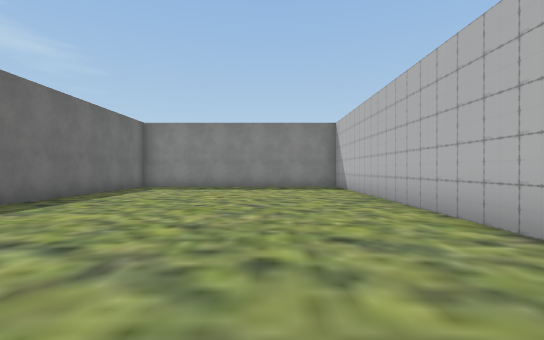
View 1 (above)

24 first-person views from a walk through a 3-D level made in the Unity game engine. The camera is 1.3 m above the floor, looks level and sees 85° across. The floor is counted in squares, 2 m on a side. Each view is taken from the middle of a square. On the plan, view 1 faces up. The plan holds only what a view shows up to about 9 squares ahead; the rest is blank. The place goes on beyond the plan. Some surface patterns are stand-ins.

View 2
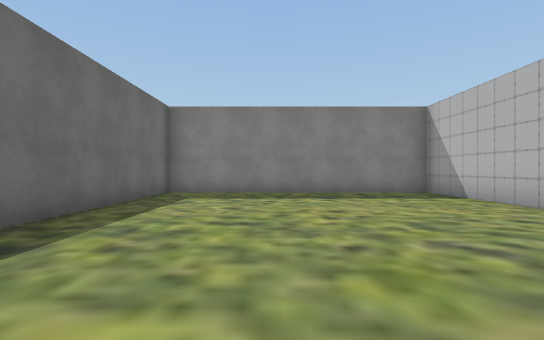

View 3
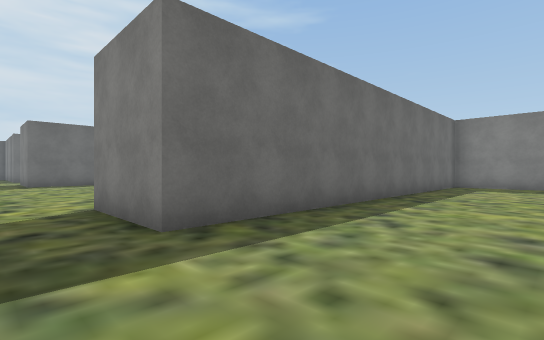

View 4
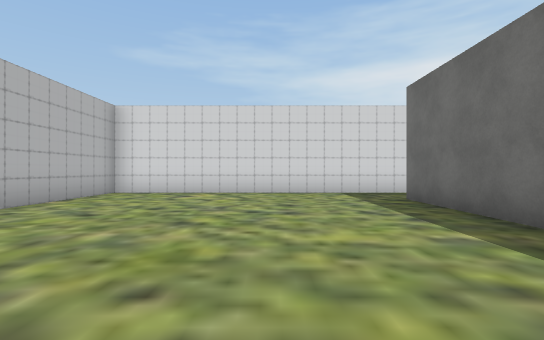

View 5
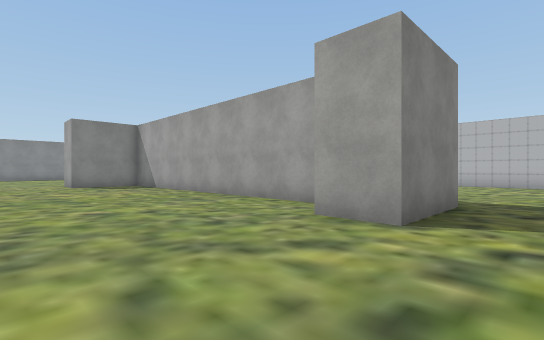

View 6
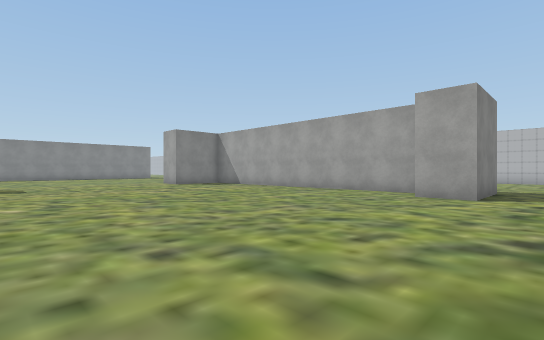

View 7
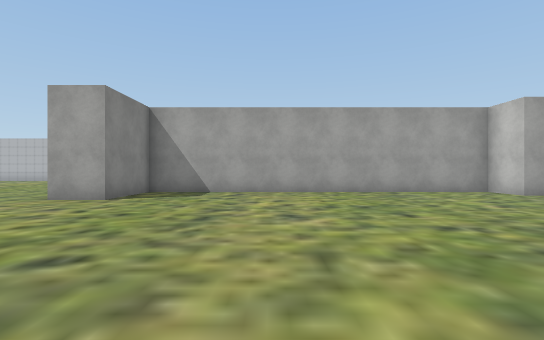

View 8
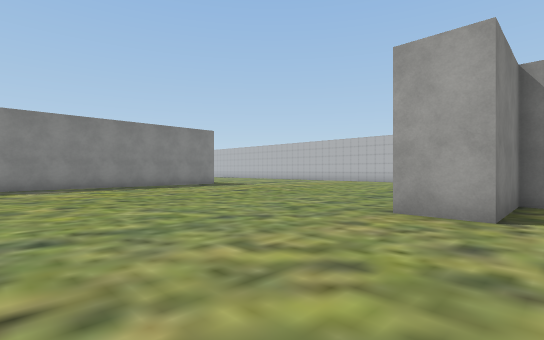

View 9
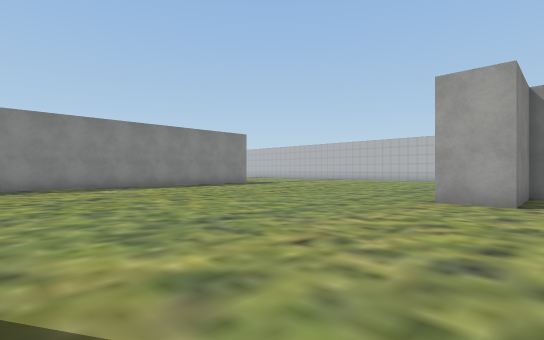

View 10
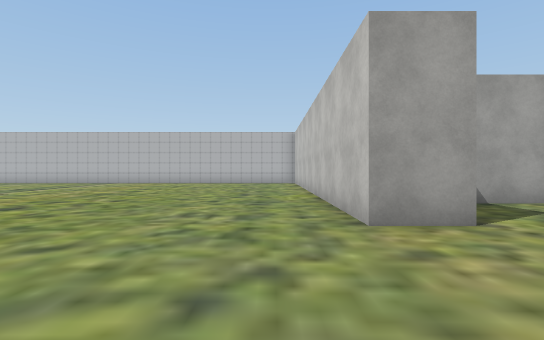

View 11
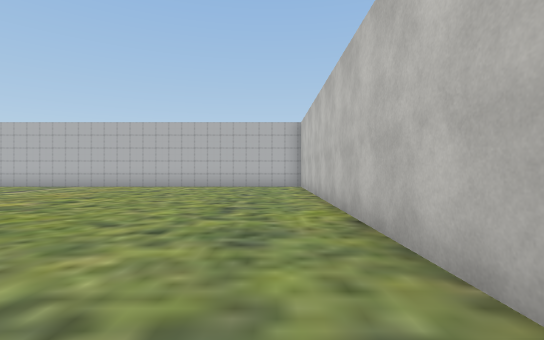

View 12
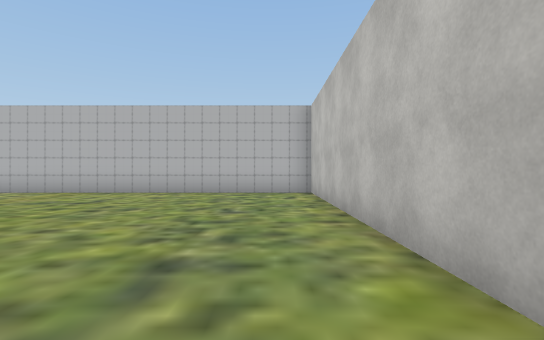

View 13
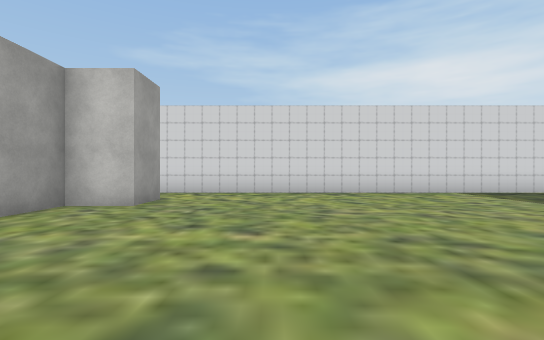

View 14
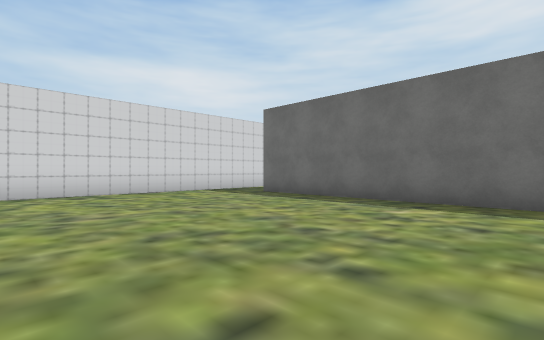

View 15
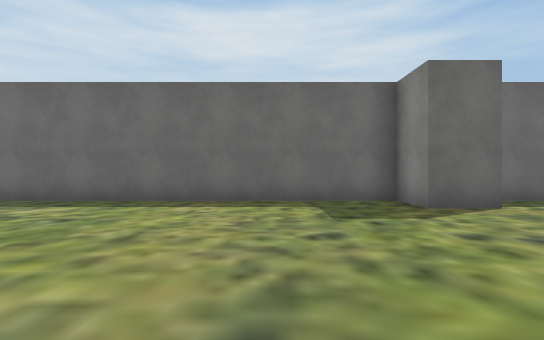

View 16
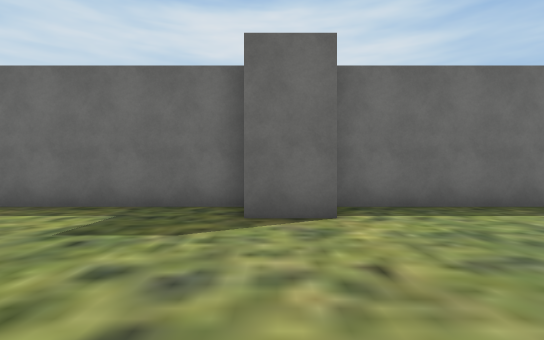

View 17
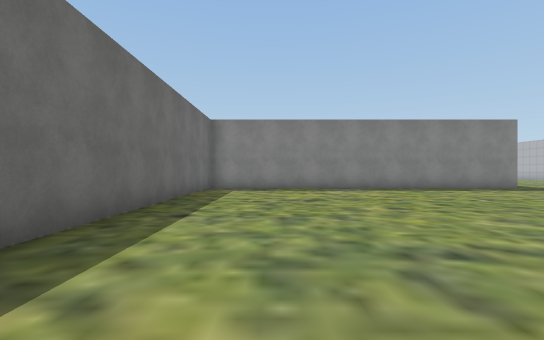

View 18
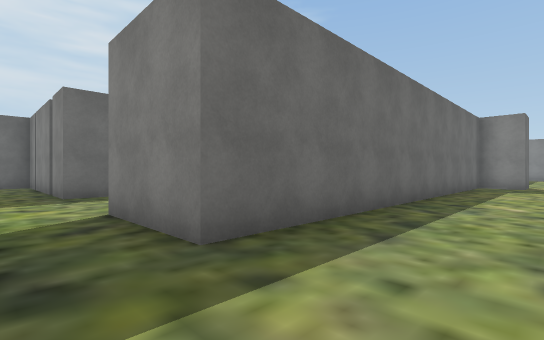

View 19
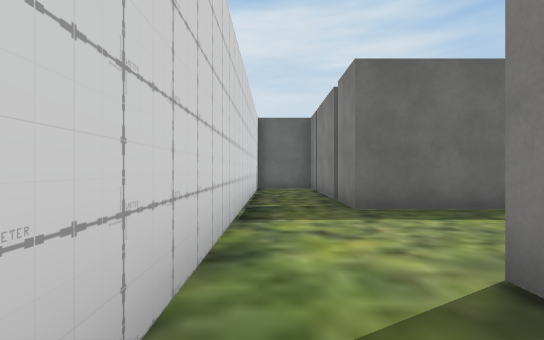

View 20
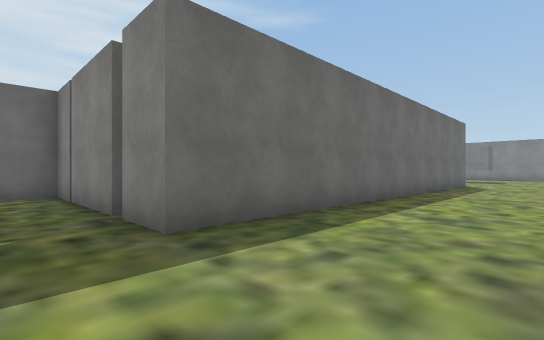

View 21
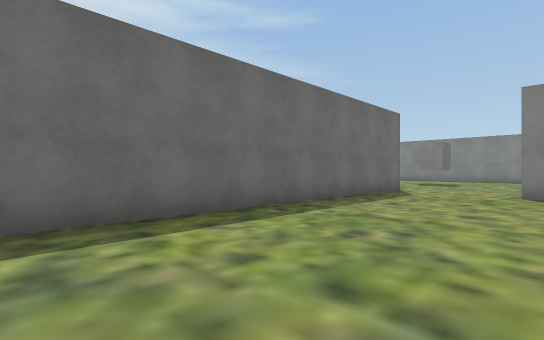

View 22
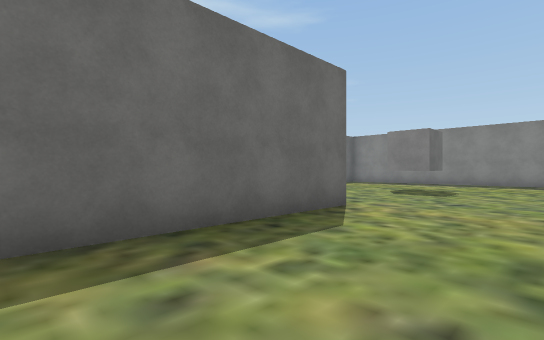

View 23
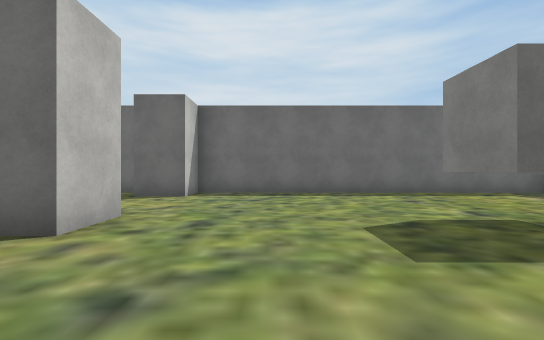

View 24
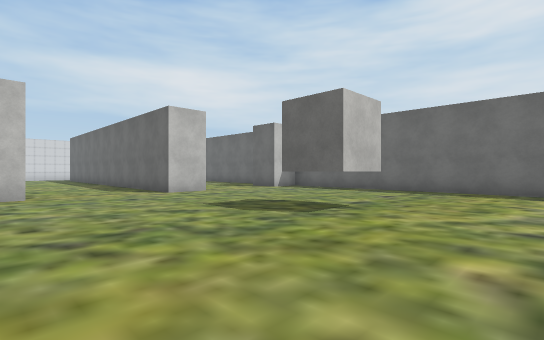

### Floor plan
Points are (right, up) in squares from view 1. A wall is a line through its corners. A room is listed if a view was taken in it or the views show most of it. See-through windows are left out.
Room 1 (views 1, 2, 3, 4)
walls: (-8.5, -1.5) (2.5, -1.5) (2.5, 11.6) (-5, 11.6) (-5, 0.4) (-7.5, 0.4)
ways out: opening at (-7.5, -0.5) to room 2
Room 2 (views 5, 6, 7, 8, 9, 10, 11, 12, 13, 14, 15, 16, 17, 18, 19)
walls: (-15, 12.9) (-15, 11.6) (-16.2, 11.6) (-16.2, 0.4) (-18.8, 0.4); (-16.2, 21) (-16.2, 13.1); (-7.5, 0.4) (-7.5, 1.6) (-6.2, 1.6) (-6.2, 11.6) (-8.5, 11.6) (-8.5, 12.9) (2.5, 12.9) (2.5, 21.5); (-18.4, -1.5) (-8.5, -1.5)
ways out: opening at (-7.5, -0.5) to room 1; opening at (-17.5, -0.5) to room 3
Room 3 (views 20, 21, 22, 23, 24)
walls: (-23.2, 12.9) (-21.9, 12.9) (-21.9, 0.4) (-23.2, 0.4); (-27.5, 11.1) (-27.5, 10.6); (-18.9, 12.9) (-18.2, 12.9); (-23.5, 0.4) (-27.5, 0.4) (-27.5, -0.6); (-27.5, 21.5) (-27.5, 12.9) (-26.2, 12.9) (-26.2, 11.6); (-25.9, -1.5) (-18.4, -1.5)
ways out: opening at (-17.5, -0.5) to room 2
objects: other object (-23, 18) to (-22, 18)

Positions as (right, up) in squares from view 1, and headings:
1: (0, 0), facing up
2: (-2, 3), facing up
3: (-2, -1), facing up-left
4: (-2, 7), facing down
5: (-11, -1), facing up-right
6: (-15, -1), facing up-right
7: (-15, 8), facing right
8: (-13, 11), facing up-right
9: (-15, 11), facing up-right
10: (-12, 14), facing right
11: (-9, 14), facing right
12: (-6, 14), facing right
13: (-10, 7), facing down
14: (-10, 7), facing down-left
15: (-10, 9), facing left
16: (-11, 12), facing left
17: (-14, 12), facing up
18: (-14, -1), facing up-left
19: (-17, -1), facing left
20: (-19, -1), facing up-left
21: (-18, 3), facing up-left
22: (-19, 8), facing up-left
23: (-19, 15), facing left
24: (-18, 21), facing down-left
